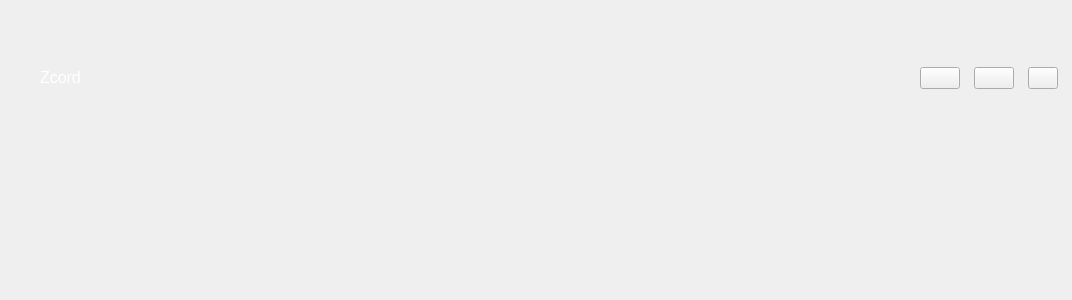
<?xml version="1.0" encoding="UTF-8"?>
<ui version="4.0">
 <class>Form</class>
 <widget class="QWidget" name="Form">
  <property name="geometry">
   <rect>
    <x>0</x>
    <y>0</y>
    <width>1072</width>
    <height>300</height>
   </rect>
  </property>
  <property name="windowTitle">
   <string>Form</string>
  </property>
  <widget class="QFrame" name="horizontalFrame">
   <property name="geometry">
    <rect>
     <x>10</x>
     <y>60</y>
     <width>1067</width>
     <height>35</height>
    </rect>
   </property>
   <property name="sizePolicy">
    <sizepolicy hsizetype="Expanding" vsizetype="Fixed">
     <horstretch>0</horstretch>
     <verstretch>0</verstretch>
    </sizepolicy>
   </property>
   <property name="minimumSize">
    <size>
     <width>0</width>
     <height>35</height>
    </size>
   </property>
   <property name="maximumSize">
    <size>
     <width>16777215</width>
     <height>40</height>
    </size>
   </property>
   <layout class="QHBoxLayout" name="horizontalLayout_2">
    <property name="leftMargin">
     <number>30</number>
    </property>
    <property name="topMargin">
     <number>0</number>
    </property>
    <property name="rightMargin">
     <number>10</number>
    </property>
    <property name="bottomMargin">
     <number>0</number>
    </property>
    <item alignment="Qt::AlignLeft">
     <widget class="QLabel" name="label_2">
      <property name="sizePolicy">
       <sizepolicy hsizetype="Fixed" vsizetype="Preferred">
        <horstretch>0</horstretch>
        <verstretch>0</verstretch>
       </sizepolicy>
      </property>
      <property name="styleSheet">
       <string notr="true">color:white;
font-size:16px;</string>
      </property>
      <property name="text">
       <string>Zcord</string>
      </property>
     </widget>
    </item>
    <item alignment="Qt::AlignRight">
     <widget class="QFrame" name="horizontalFrame_2">
      <property name="sizePolicy">
       <sizepolicy hsizetype="Fixed" vsizetype="Fixed">
        <horstretch>0</horstretch>
        <verstretch>0</verstretch>
       </sizepolicy>
      </property>
      <layout class="QHBoxLayout" name="ClButtons">
       <property name="spacing">
        <number>14</number>
       </property>
       <property name="topMargin">
        <number>1</number>
       </property>
       <property name="bottomMargin">
        <number>0</number>
       </property>
       <item>
        <widget class="QPushButton" name="minimize">
         <property name="sizePolicy">
          <sizepolicy hsizetype="Fixed" vsizetype="Fixed">
           <horstretch>0</horstretch>
           <verstretch>0</verstretch>
          </sizepolicy>
         </property>
         <property name="text">
          <string/>
         </property>
         <property name="icon">
          <iconset resource="res-rec.qrc">
           <normaloff>:/icons/icon/remove_24dp_EFEFEF_FILL0_wght400_GRAD0_opsz24.svg</normaloff>:/icons/icon/remove_24dp_EFEFEF_FILL0_wght400_GRAD0_opsz24.svg</iconset>
         </property>
         <property name="iconSize">
          <size>
           <width>20</width>
           <height>20</height>
          </size>
         </property>
        </widget>
       </item>
       <item>
        <widget class="QPushButton" name="WindowMode">
         <property name="sizePolicy">
          <sizepolicy hsizetype="Fixed" vsizetype="Fixed">
           <horstretch>0</horstretch>
           <verstretch>0</verstretch>
          </sizepolicy>
         </property>
         <property name="text">
          <string/>
         </property>
         <property name="icon">
          <iconset resource="res-rec.qrc">
           <normaloff>:/icons/icon/close_fullscreen_24dp_FFFFFF_FILL0_wght400_GRAD0_opsz24.svg</normaloff>:/icons/icon/close_fullscreen_24dp_FFFFFF_FILL0_wght400_GRAD0_opsz24.svg</iconset>
         </property>
         <property name="iconSize">
          <size>
           <width>20</width>
           <height>20</height>
          </size>
         </property>
        </widget>
       </item>
       <item>
        <widget class="QPushButton" name="close">
         <property name="sizePolicy">
          <sizepolicy hsizetype="Fixed" vsizetype="Fixed">
           <horstretch>0</horstretch>
           <verstretch>0</verstretch>
          </sizepolicy>
         </property>
         <property name="maximumSize">
          <size>
           <width>30</width>
           <height>30</height>
          </size>
         </property>
         <property name="text">
          <string/>
         </property>
         <property name="icon">
          <iconset resource="res-rec.qrc">
           <normaloff>:/icons/icon/close_24dp_EFEFEF_FILL0_wght400_GRAD0_opsz24.svg</normaloff>:/icons/icon/close_24dp_EFEFEF_FILL0_wght400_GRAD0_opsz24.svg</iconset>
         </property>
         <property name="iconSize">
          <size>
           <width>20</width>
           <height>20</height>
          </size>
         </property>
        </widget>
       </item>
      </layout>
     </widget>
    </item>
   </layout>
  </widget>
 </widget>
 <resources>
  <include location="res-rec.qrc"/>
 </resources>
 <connections/>
</ui>
